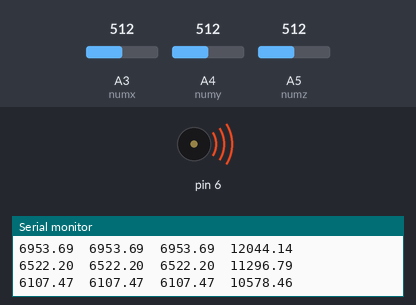
The sketch below on a simulated Arduino Uno, built with avr-gcc and run on an emulated ATmega328P. Shown: buzzer (waves = sounding), the last lines printed to the serial monitor. The test bench sets the inputs (shaded band); at power-on: A3 (numx) = 512, A4 (numy) = 512, A5 (numz) = 512.

Above: at 1.3 s.
1.4 s: A3 (numx) set to 716
At 2.7 s:
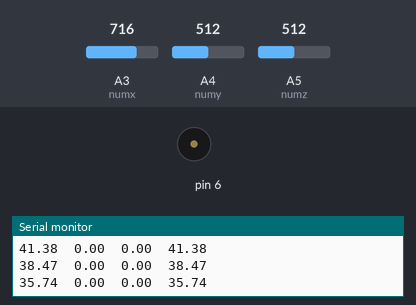
3.6 s: A4 (numy) set to 525
6.6 s: A5 (numz) set to 716
At 7.5 s:
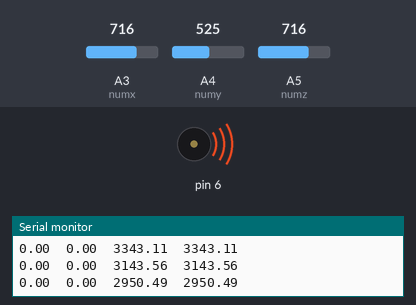
9.6 s: A3 (numx) set to 900
At 11.9 s:
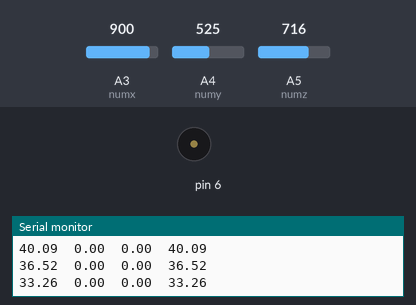
12.6 s: A3 (numx) set to 70
At 13.6 s:
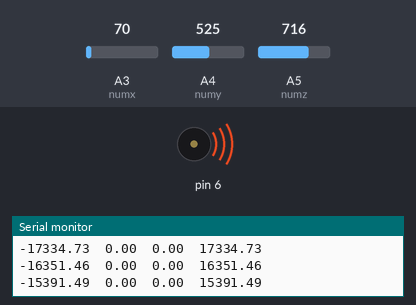
15.6 s: A3 (numx) set to 1023
At 18.3 s:
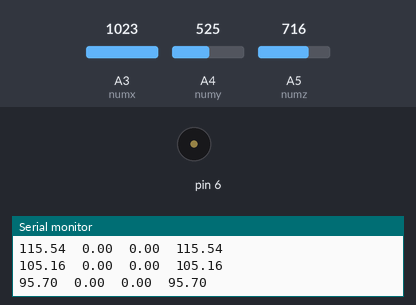
Timing chart, 0 to 19.6 s (numbered marks = the images above; inputs shaded):
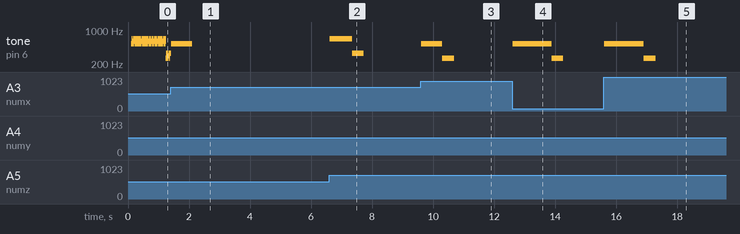

Measured:
- after the input at 1.4 s, tone on pin 6: 330 Hz → 523 Hz at once, → silent 0.69 s later
- after the input at 6.6 s, tone on pin 6: silent → 659 Hz at once, → 330 Hz 0.72 s later, → silent 0.39 s later
- after the input at 9.6 s, tone on pin 6: silent → 523 Hz at once, → 262 Hz 0.69 s later, → silent 0.39 s later
- after the input at 12.6 s, tone on pin 6: silent → 523 Hz at once, → 262 Hz 1.3 s later, → silent 0.39 s later
- after the input at 15.6 s, tone on pin 6: silent → 523 Hz at once, → 262 Hz 1.3 s later, → silent 0.39 s later
- by itself, tone on pin 6: plays 523 Hz for 0.01 s, 587 Hz for 0.01 s, 659 Hz for 0.01 s, 523 Hz for 0.01 s, 587 Hz for 0.01 s, 659 Hz for 0.01 s … (105 notes in this stretch)

The sketch:

velocity_test_0513.ino
```cpp
//加速度から速度を算出するプログラム

#define numx 3
#define numy 4
#define numz 5
uint32_t timer;//32ビット非負整数を格納

//Velocity
double velX=0,velY=0,velZ = 0;//生の三軸速度
double comVelX=0, comVelY=0, comVelZ=0;//訂正後の三軸速度
double disX=0,disX_print=0,disY=0,disZ=0;//変位test
double disR=0;
double velR=0;//速度の絶対値
double accX=0,accY=0,accZ=0;//生の三軸加速度
double comAccX=0,comAccY=0,comAccZ=0; //訂正後の三軸加速度
double gravityX=0,gravityY=0,gravityZ=0; //重力成分

const double alpha = 0.8;//lowpassfilterの係数
const double beta = 0.9;

int count=0;


//Log
char report[80];//記録用配列

void setup()
{
  Serial.begin(9600) ;
  Serial.println("start");


  accX = analogRead(numx);
  accY = analogRead(numy);
  accZ = analogRead(numz);

  delay(100);//Wait for sensor to stablize

  timer = micros();
}

void loop()
{
  accX = analogRead(numx);
  accY = analogRead(numy);
  accZ = analogRead(numz);

  //dtを求める。micros()は開始からの時間(ミリ秒)を表す。
  double dt = (double)(micros() - timer)*5 / 100000; ///1000000は謎 *100
  timer = micros(); //現在の時刻の再設定

  // 重力加速度を求める
  gravityX = alpha * gravityX + (1 - alpha) * accX;
  gravityY = alpha * gravityY + (1 - alpha) * accY;
  gravityZ = alpha * gravityZ + (1 - alpha) * accZ;


  // 補正した加速度
  comAccX = accX - gravityX;
  comAccY = accY - gravityY;
  comAccZ = accZ - gravityZ;

/*
  if(abs(velX) < 100)velX = 0;
  if(abs(velY) < 100)velY = 0;
  if(abs(velZ) < 100)velZ = 0;
*/
 //平滑化（ノイズ除去）highpassfilter

  if(abs(comAccX) < 10)comAccX = 0;
  if(abs(comAccY) < 10)comAccY = 0;
  if(abs(comAccZ) < 10)comAccZ = 0;


  velX = velX + comAccX*dt;
  velY = velY + comAccY*dt;
  velZ = velZ + comAccZ*dt;

  disX = disX + velX*dt;
  disY = disY + velY*dt;
  disZ = disZ + velZ*dt;

//  disX = disX + abs(velX)*dt;
//  disY = disY + abs(velY)*dt;
//  disZ = disZ + abs(velZ)*dt;うまくいきそう
//  velX = velX + abs(comAccX)*dt;
//  velY = velY + abs(comAccY)*dt;
//  velZ = velZ + abs(comAccZ)*dt;
  velR = sqrt(velX*velX + velY*velY + velZ*velZ);
  disR = sqrt(disX*disX + disY*disY + disZ*disZ);
 if(( abs(velX) > 80)&&( abs(velX) < 120)){
  tone(6, 262, 300);
  delay(10);
 }
 if(abs(velX) > 120){
  tone(6, 523, 300);
  delay(10);
 }


 if(( abs(velY) > 80)&&( abs(velY) < 120)){
  tone(6, 294, 300);
  delay(10);
 }
 if(abs(velY) > 120){
  tone(6, 587, 300);
  delay(10);
 }

 if(( abs(velZ) > 80)&&( abs(velZ) < 120)){
  tone(6, 330, 300);
  delay(10);
 }
 if(abs(velZ) > 120){
  tone(6, 659, 300);
  delay(10l);
 }
// disX = disX * 0.5;
  disX_print = disX * 0.5;
//  Serial.print(velX); Serial.print("\t");
//  Serial.print(velY); Serial.print("\t");
//  Serial.print(velZ); Serial.print("\t");
  Serial.print(disX); Serial.print("\t");
  Serial.print(disY); Serial.print("\t");
  Serial.print(disZ); Serial.print("\t");
  Serial.print(disR); Serial.print("\t");
  //Serial.print(velR); Serial.print("\t");

  /*
  Serial.print(comAccX); Serial.print("\t");
  Serial.print(comAccY); Serial.print("\t");
  Serial.print(comAccZ); Serial.print("\t");
  */
  Serial.print("\r\n");

  //数値初期化のためのカウント（一定時間で速度初期化）
  if(count<=52)count++;
  if(count==50){
    velX = 0;
    velY = 0;
    velZ = 0;
    disX = 0;
    disY = 0;
    disZ = 0;
  }
  velX = velX * beta;
  velY = velY * beta;
  velZ = velZ * beta;
  disX = disX * beta;
  disY = disY * beta;
  disZ = disZ * beta;
  delay(2);
}
```
